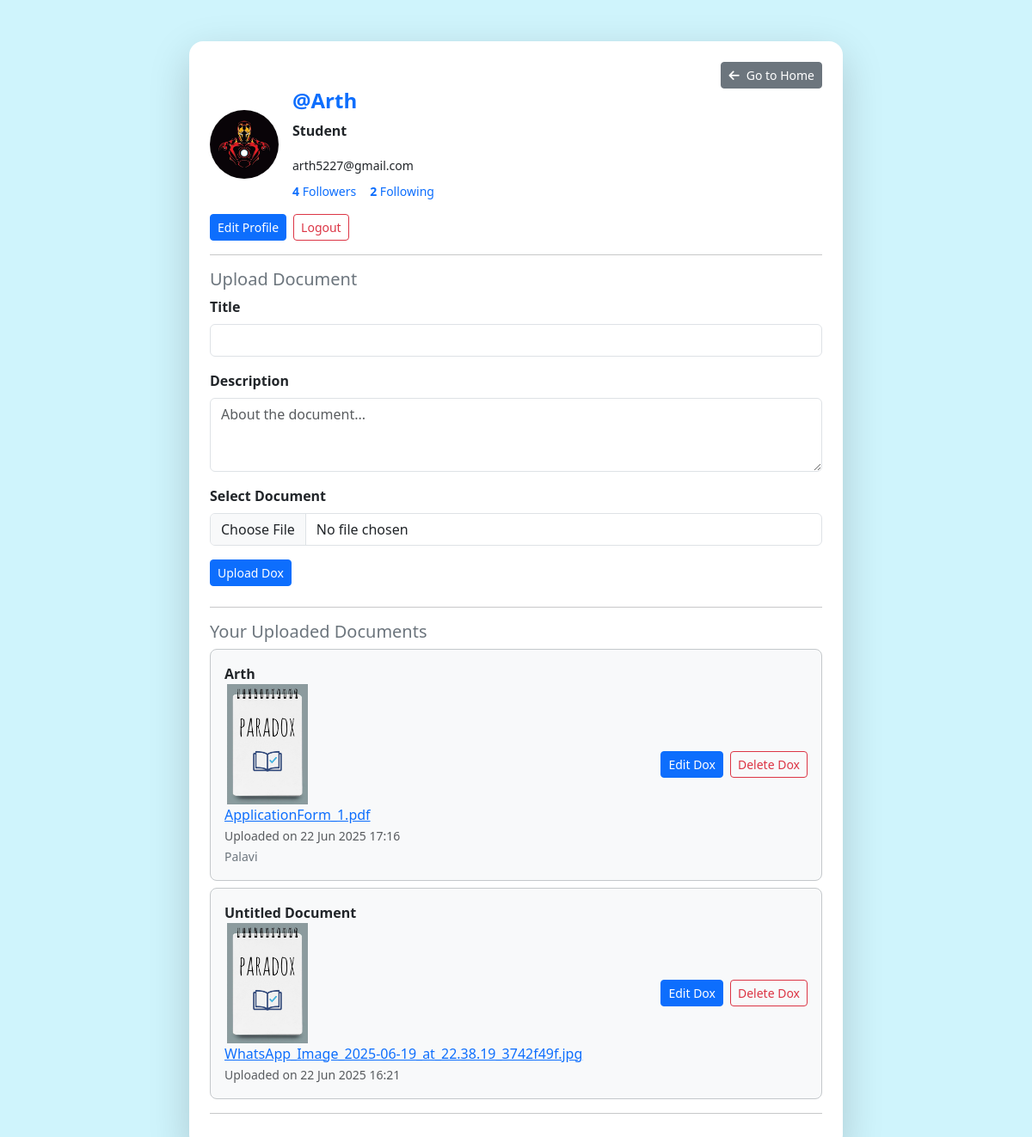
The app's page /profile/ (signed in), older data.
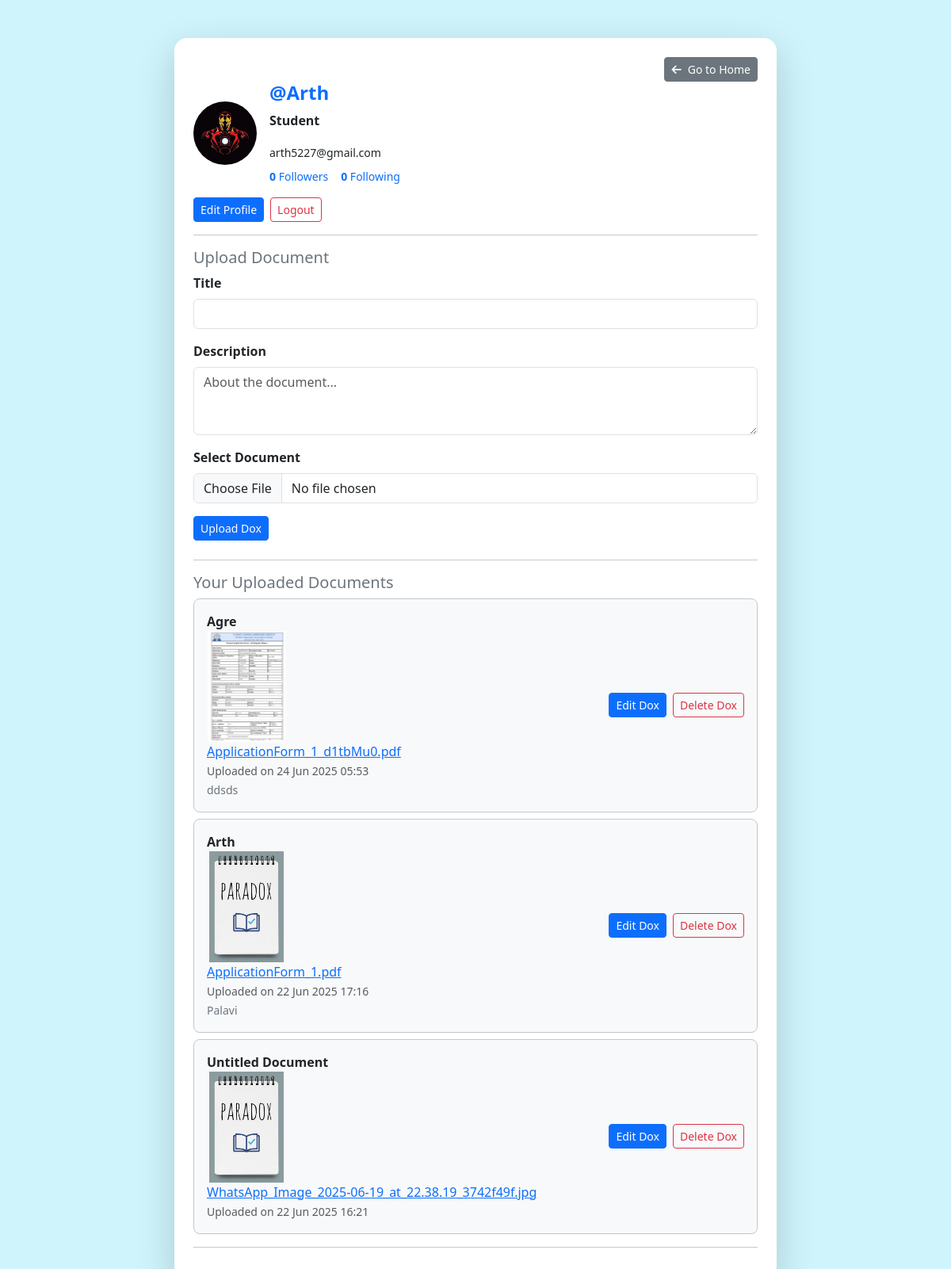
The same page, newer data.
### apps/dashboard/models.py (models this page shows, shortened)
class Document(models.Model):
    user = models.ForeignKey(User, on_delete=models.CASCADE)
    file = models.FileField(upload_to='documents/')
    title = models.CharField(max_length=100)
    description = models.TextField(blank=True)
    file = models.FileField(upload_to='documents/')
    thumbnail = models.ImageField(upload_to='thumbnails/', blank=True, null=True)
    uploaded_at = models.DateTimeField(auto_now_add=True)

### apps/dashboard/views.py (the view, shortened to what this page needs)
# urls.py: path('profile/', views.profile, name='profile'),
@login_required
def profile(request):
    user_id = request.session.get('user_id')
    try:
        user = User.objects.get(id=user_id)
    except User.DoesNotExist:
        return redirect('sign_in')
    uploaded_docs = Document.objects.filter(user=user).order_by('-uploaded_at')
    followers = user.followers.all()
    following = user.following.all()
    return render(request, 'dashboard/profile.html', {
        'user': user,
        'uploaded_docs': uploaded_docs,
        'followers_count': followers.count(),
        'following_count': following.count(),
        'followers': followers,
        'following': following
    })

### apps/dashboard/context_processors.py (called while the page is built)
def current_user(request):
    user_id = request.session.get('user_id')
    if user_id:
        try:
            user = User.objects.get(id=user_id)
            return {'user': user}
        except User.DoesNotExist:
            return {}
    return {}

### apps/dashboard/views.py (called while the page is built)
def login_required(view_func):
    @wraps(view_func)
    def wrapper(request, *args, **kwargs):
        if 'user_id' not in request.session:
            return redirect('sign_in')  # redirect to login page
        return view_func(request, *args, **kwargs)
    return wrapper

### apps/dashboard/templates/dashboard/profile.html (shortened to what the changed rows need)
{% load static %}
<!DOCTYPE html>
<html lang="en">
<head>
  <link href="https://cdn.jsdelivr.net/npm/bootstrap@5.3.3/dist/css/bootstrap.min.css" rel="stylesheet">
</head>
<body class="bg-info-subtle" style="min-height: 100vh; font-family: 'Segoe UI', sans-serif;">
  <div class="container py-5">
    <div class="row justify-content-center">
      <div class="col-md-8 bg-white rounded-4 shadow-lg p-4">
        <div class="d-flex align-items-center mb-3">
          <div>
            <div class="d-flex gap-3 small mt-2">
              <a href="#" data-bs-toggle="modal" data-bs-target="#followersModal" class="text-decoration-none">
                <strong>{{ followers_count }}</strong> Followers
              </a>
              <a href="#" data-bs-toggle="modal" data-bs-target="#followingModal" class="text-decoration-none">
                <strong>{{ following_count }}</strong> Following
              </a>
            </div>
          </div>
        </div>
        <div>
          {% if uploaded_docs %}
          {% for doc in uploaded_docs %}
          <div
            class="bg-light rounded-3 d-flex justify-content-between align-items-center p-3 mb-2 border border-secondary-subtle">
            <div>
              <strong>{{ doc.title }}</strong><br>
              {% if doc.thumbnail %}
              <img src="{{ doc.thumbnail.url }}" alt="PDF Preview" width="100" height="140"
                style="object-fit: contain;"><br>
              {% else %}
              <img src="{% static 'default_thumbnail.png' %}" alt="No Preview" width="100" height="140"
                style="object-fit: contain;"><br>
              {% endif %}
              <a href="{{ doc.file.url }}" target="_blank">{{ doc.file.name|slice:"10:" }}</a><br>
              <small class="text-muted">Uploaded on {{ doc.uploaded_at|date:"d M Y H:i" }}</small><br>
              <small class="text-secondary">{{ doc.description }}</small>
            </div>
            <div class="d-flex gap-2">
              <a href="{% url 'update_document' doc.id %}" class="btn btn-sm btn-primary">Edit Dox</a>
              <form method="POST" action="{% url 'delete_document' doc.id %}">
                <button type="submit" class="btn btn-sm btn-outline-danger">Delete Dox</button>
              </form>
            </div>
          </div>
          {% endfor %}
          {% else %}
          <p class="text-muted">No documents uploaded yet.</p>
          {% endif %}
        </div>
      </div>
    </div>
  </div>
</body>
</html>

Row changes from the older to the newer data that the page shows:
added Document: title "Agre", thumbnail (picture), file.name "ApplicationForm_1_d1tbMu0.pdf", uploaded_at "24 Jun 2025 05:53", description "ddsds"
Text that changed along with them:
{{ followers_count }}: "4" → "0"
{{ following_count }}: "2" → "0"
